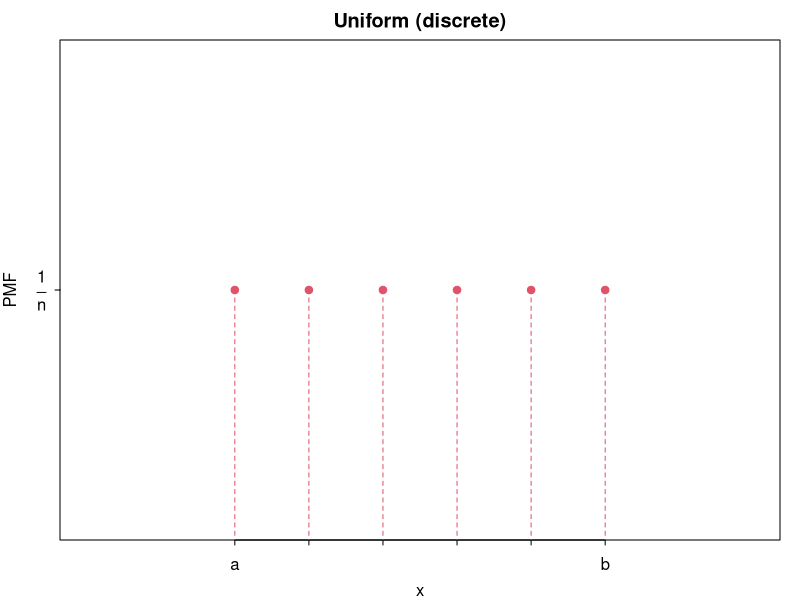
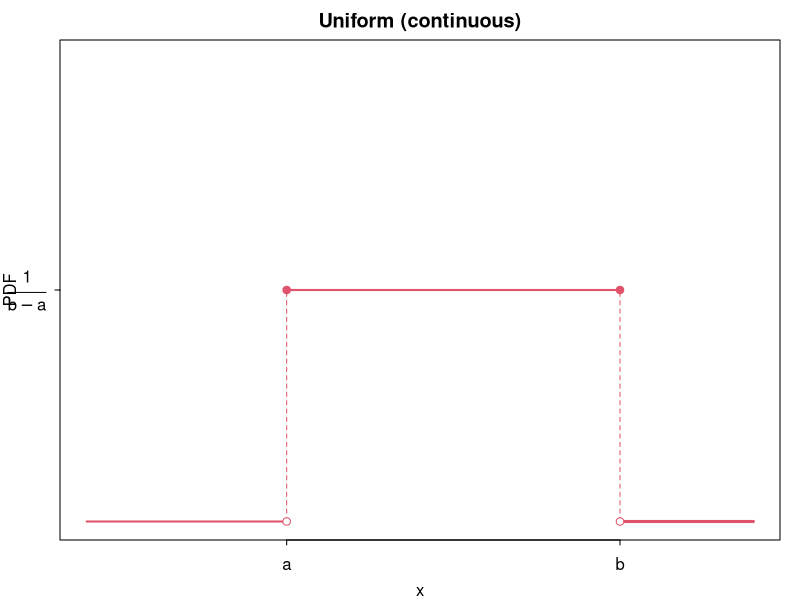
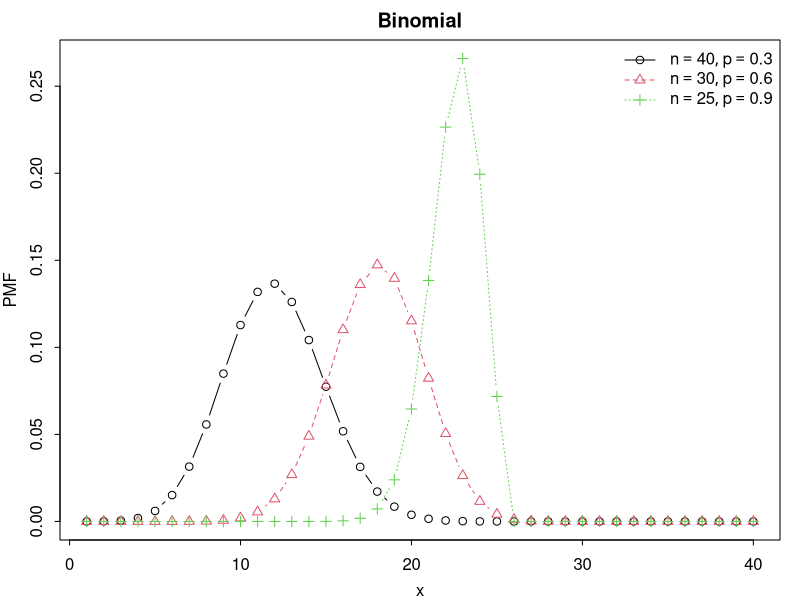
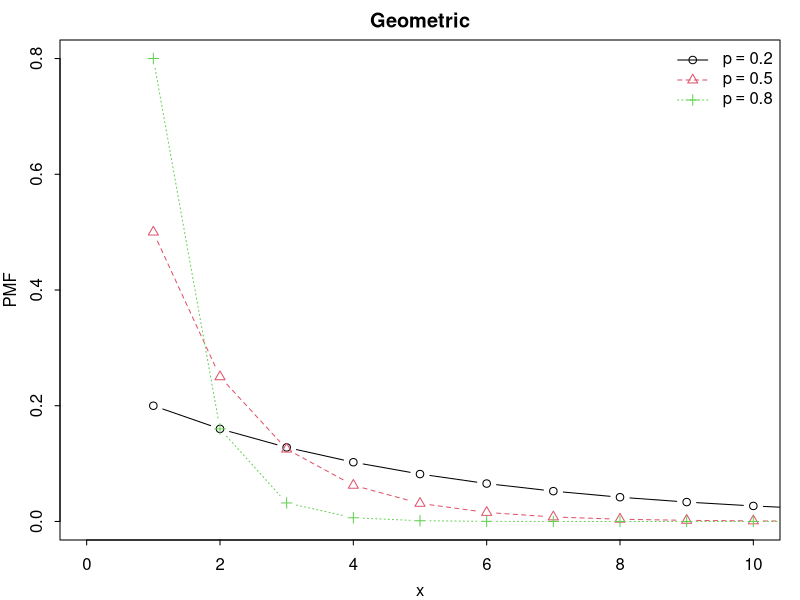
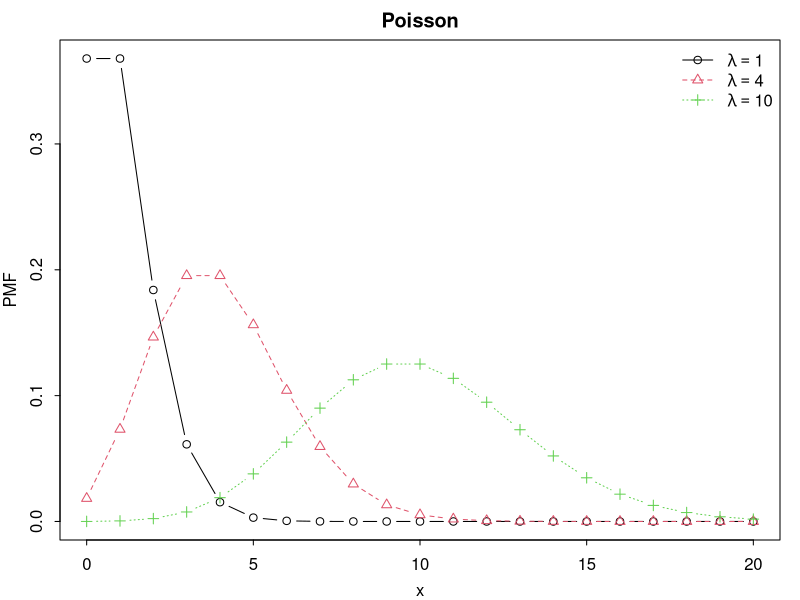
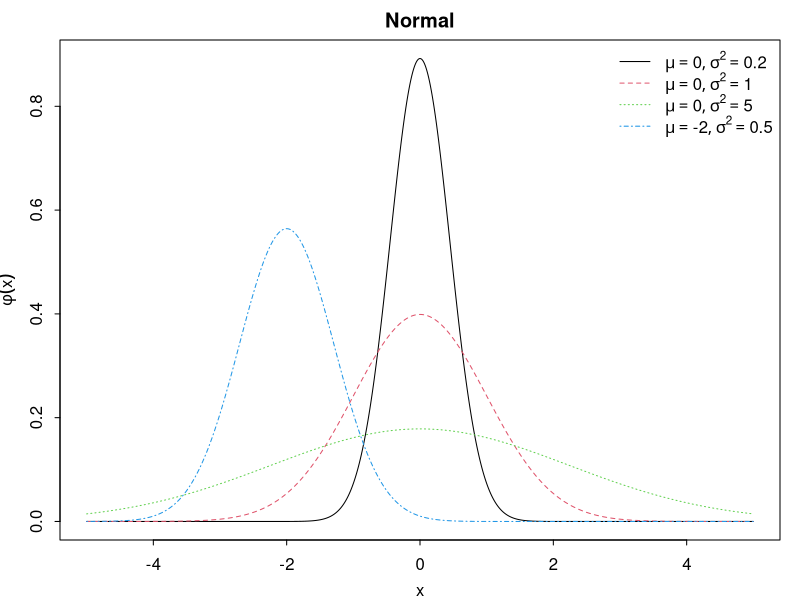
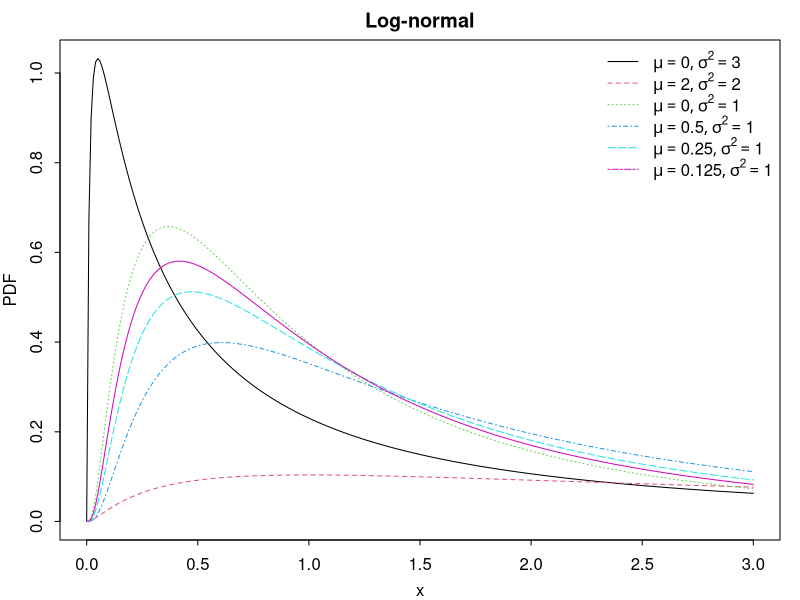
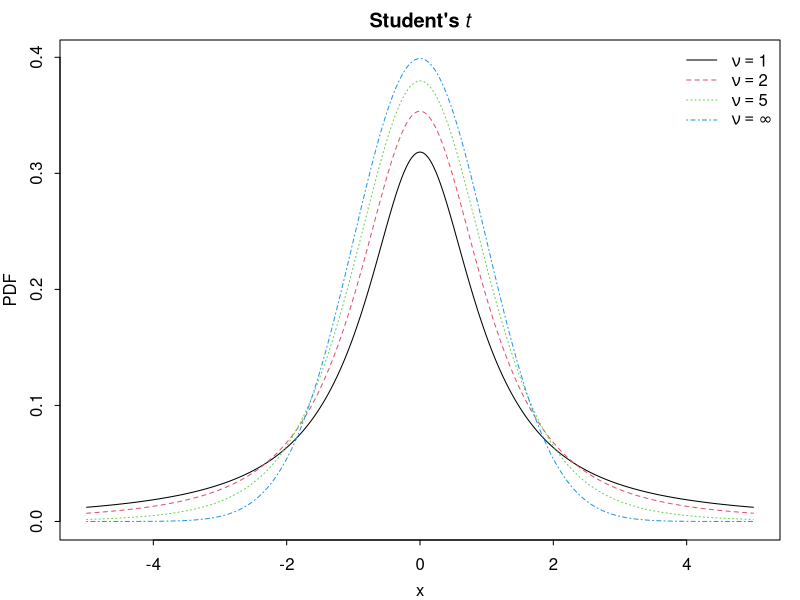

Write R code to recreate these figures, in order.
par(mar=c(3,3,2,1), mgp=c(2,.7,0), tck=-.01)

plot.uniform.discrete = function()
{
  xseq = 3:8
  plot(xseq, rep(0.5,length(xseq)), xlim=c(1,10), pch=19, col=2,
      xaxt="n", yaxt="n", xlab="x", ylab="PMF", main="Uniform (discrete)")
  axis(1, at=xseq, labels=c("a", rep("", length(xseq)-2), "b"))
  axis(2, at=0.5, labels=expression(frac(1, n)), las=1)

  for (x in xseq)
    segments(x, 0, x, 0.5, lty=2, col=2)

  dev.print(pdf, "figs/uniform-discrete.pdf")
}

plot.binomial = function()
{
  n = c(40,30,25)
  p = c(0.3, 0.6, 0.9)
  xseq = 1:40
  N = length(n)
  f = function(x,y) dbinom(xseq, x, y)
  matplot(xseq, mapply(f, n, p), type="b", 
      main="Binomial", xlab="x", ylab="PMF", pch=1:N)

  s = function(k) substitute(list(n==i, p==j), list(i=n[k], j=p[k]))
  legend.labels = do.call("expression", lapply(1:N, s))
  legend("topright", legend.labels, bty="n", col=1:N, pch=1:N, lty=1:N)
  dev.print(pdf, "figs/binomial.pdf")
}

plot.geometric = function()
{
  p = c(0.2, 0.5, 0.8)
  xseq = 0:10
  N = length(p)
  f = function(x) dgeom(xseq, x)
  matplot(xseq+1, sapply(p, f), type="b", xlim=range(xseq),
      main="Geometric", xlab="x", ylab="PMF", pch=1:N)

  s = function(k) substitute(p==j, list(j=p[k]))
  legend.labels = do.call("expression", lapply(1:N, s))
  legend("topright", legend.labels, bty="n", col=1:N, pch=1:N, lty=1:N)
  dev.print(pdf, "figs/geometric.pdf")
}

plot.poisson = function()
{
  lambda = c(1,4,10)
  xseq = 0:20
  N = length(lambda)
  f = function(x) dpois(xseq, x)
  matplot(xseq, sapply(lambda, f), type="b",
      main="Poisson", xlab="x", ylab="PMF", pch=1:N)

  s = function(k) substitute(lambda==j, list(j=lambda[k]))
  legend.labels = do.call("expression", lapply(1:N, s))
  legend("topright", legend.labels, bty="n", col=1:N, pch=1:N, lty=1:N)
  dev.print(pdf, "figs/poisson.pdf")
}

# ----------------------------------------------------------------------------#

plot.uniform.continuous = function()
{
  xseq = 3:8
  plot(range(xseq), rep(0.5,2), xlim=c(0,10), ylim=c(0,1), pch=19, col=2,
      xaxt="n", yaxt="n", xlab="x", ylab="PDF", main="Uniform (continuous)")
  axis(1, at=range(xseq), labels=c("a", "b"))
  axis(2, at=0.5, labels=expression(frac(1, b-a)), las=1)

  segments(0, 0, min(xseq), 0, col=2, lwd=2)
  for (x in range(xseq))
    segments(x, 0, x, 0.5, lty=2, col=2)
  segments(max(xseq), 0, 10, 0, col=2, lwd=3)
  segments(min(xseq), 0.5, max(xseq), 0.5, col=2, lwd=2)

  points(range(xseq), rep(0,2), col=2, pch=21, bg="white")

  dev.print(pdf, "figs/uniform-continuous.pdf")
}

plot.normal = function()
{
  mu = c(0,0,0,-2)
  s2 = c(0.2,1,5,0.5)
  xseq = seq(-5,5, by=0.01)
  f = function(x,y) dnorm(xseq, x, y)
  matplot(xseq, mapply(f, mu, sqrt(s2)), type="l", 
      main="Normal", xlab="x", ylab=expression(phi(x)))

  n = length(mu)
  s = function(k) substitute(list(mu==i, sigma^2==j), list(i=mu[k], j=s2[k]))
  legend.labels = do.call("expression", lapply(1:n, s))
  legend("topright", legend.labels, bty="n", col=1:n, lty=1:n)
  dev.print(pdf, "figs/normal.pdf")
}

plot.lognormal = function()
{
  mu = c(0,2,0,1/2,1/4,1/8)
  s2 = c(3,2,1,1,1,1)
  xseq = seq(0,3, by=0.01)
  f = function(x,y) dlnorm(xseq, x, y)
  matplot(xseq, mapply(f, mu, sqrt(s2)), type="l", 
      main="Log-normal", xlab="x", ylab="PDF")

  n = length(mu)
  s = function(k) substitute(list(mu==i, sigma^2==j), list(i=mu[k], j=s2[k]))
  legend.labels = do.call("expression", lapply(1:n, s))
  legend("topright", legend.labels, bty="n", col=1:n, lty=1:n)
  dev.print(pdf, "figs/lognormal.pdf")
}

plot.student = function()
{
  nu = c(1,2,5,Inf)
  xseq = seq(-5,5, by=0.01)
  f = function(x) dt(xseq, x)
  matplot(xseq, sapply(nu, f), type="l", 
      main=expression(bold("Student\'s") ~ italic(t)), xlab="x", ylab="PDF")

  n = length(nu)
  s = function(k) substitute(nu==i, list(i=nu[k]))
  s.last = quote(nu==infinity)
  legend.labels = do.call("expression", c(lapply(1:(n-1), s), s.last))
  legend("topright", legend.labels, bty="n", col=1:n, lty=1:n)
  dev.print(pdf, "figs/student.pdf")
}

plot.chisquare = function()
{
  k = 1:5
  xseq = seq(0,8, by=0.01)
  f = function(x) dchisq(xseq, x)
  matplot(xseq, sapply(k, f), type="l", ylim=c(0,0.5),
      main=expression(chi^2), xlab="x", ylab="PDF")

  n = length(k)
  s = function(l) substitute(k == i, list(i=k[l]))
  legend.labels = do.call("expression", lapply(1:n, s))
  legend("topright", legend.labels, bty="n", col=1:n, lty=1:n)
  dev.print(pdf, "figs/chisquare.pdf")
}

plot.f = function()
{
  d1 = c(1,2,5,100,100)
  d2 = c(1,1,2,1,100)
  xseq = seq(0,5, by=0.01)
  f = function(x,y) df(xseq, x, y)
  matplot(xseq, mapply(f, d1, d2), type="l", main="F", xlab="x", ylab="PDF")

  n = length(d1)
  s = function(k) substitute(list(d[1]==i, d[2]==j), list(i=d1[k], j=d2[k]))
  legend.labels = do.call("expression", lapply(1:n, s))
  legend("topright", legend.labels, bty="n", col=1:n, lty=1:n)
  dev.print(pdf, "figs/f.pdf")
}

plot.exp = function()
{
  b = c(2, 1, 0.4)
  xseq = seq(0, 5, by=0.01)
  f = function(x) dexp(xseq, x)
  matplot(xseq, sapply(b, f), type="l", 
      main="Exponential", xlab="x", ylab="PDF")

  n = length(b)
  s = function(k) substitute(beta == i, list(i=b[k]))
  legend.labels = do.call("expression", lapply(1:n, s))
  legend("topright", legend.labels, bty="n", col=1:n, lty=1:n)
  dev.print(pdf, "figs/exponential.pdf")
}

plot.gamma = function()
{
  a = c(1,2,3,5,9)
  b = c(2,2,2,1,0.5)
  xseq = seq(0,20, by=0.1)
  f = function(x,y) dgamma(xseq, x, 1/y)
  matplot(xseq, mapply(f, a, b), type="l", 
      main="Gamma", xlab="x", ylab="PDF")

  n = length(a)
  s = function(k) substitute(list(alpha == i, beta == j), list(i=a[k], j=b[k]))
  legend.labels = do.call("expression", lapply(1:n, s))
  legend("topright", legend.labels, bty="n", col=1:n, lty=1:n)
  dev.print(pdf, "figs/gamma.pdf")
}

plot.invgamma = function()
{
  require(MCMCpack)

  a = c(1,2,3,3)
  b = c(1,1,1,0.5)
  xseq = seq(0,5, by=0.01)
  f = function(x,y) dinvgamma(xseq, x, y)
  matplot(xseq, mapply(f, a, b), type="l", 
      main="InverseGamma", xlab="x", ylab="PDF")

  n = length(a)
  s = function(k) substitute(list(alpha == i, beta == j), list(i=a[k], j=b[k]))
  legend.labels = do.call("expression", lapply(1:n, s))
  legend("topright", legend.labels, bty="n", col=1:n, lty=1:n)
  dev.print(pdf, "figs/invgamma.pdf")
}

plot.dirichlet = function()
{
  require(MCMCpack)

  #  a = c(1,2,3)
  #  xseq = seq(0, 5, by=0.01)
  #  matplot(xseq, ddirichlet(, type="l", 
  #      main="Dirichlet", xlab="x", ylab="PDF")
  #
  #  n = length(a)
  #  s = function(k) substitute(list(alpha == i, beta == j), list(i=a[k], j=b[k]))
  #  legend.labels = do.call("expression", lapply(1:n, s))
  #  legend("topright", legend.labels, bty="n", col=1:n, lty=1:n)
  #  dev.print(pdf, "figs/dirichlet.pdf")
}

plot.beta = function()
{
  a = c(0.5,5,1,2,2)
  b = c(0.5,1,3,2,5)
  xseq = seq(0,1, by=0.01)
  f = function(x,y) dbeta(xseq, x, y)
  matplot(xseq, mapply(f, a, b), type="l", ylim=c(0,3),
      main="Beta", xlab="x", ylab="PDF")

  n = length(a)
  s = function(k) substitute(list(alpha == i, beta == j), list(i=a[k], j=b[k]))
  legend.labels = do.call("expression", lapply(1:n, s))
  legend("top", legend.labels, bty="n", col=1:n, lty=1:n)
  dev.print(pdf, "figs/beta.pdf")
}

plot.weibull = function()
{
  lambda = c(1,1,1,1)
  k = c(0.5,1,1.5,5)
  xseq = seq(0, 2.5, by=0.01)
  f = function(x,y) dweibull(xseq, x, y)
  matplot(xseq, mapply(f, k, lambda), type="l", ylim=c(0,2.5),
      main="Weibull", xlab="x", ylab="PDF")

  n = length(k)
  s = function(l) substitute(list(lambda == i, k == j), 
      list(i=lambda[l], j=k[l]))
  legend.labels = do.call("expression", lapply(1:n, s))
  legend("topright", legend.labels, bty="n", col=1:n, lty=1:n)
  dev.print(pdf, "figs/weibull.pdf")
}

plot.pareto = function()
{
  require(VGAM)

  xm = rep(1,3)
  a = c(1,2,4)
  xseq = seq(0,5, by=0.01)
  f = function(x,y) dpareto(xseq, x, y)
  matplot(xseq, mapply(f, xm, a), type="l", col=2:5,
      main="Pareto", xlab="x", ylab="PDF")

  n = length(a)
  s = function(k) substitute(list(x[m] == i, alpha == j), list(i=xm[k], j=a[k]))
  legend.labels = do.call("expression", lapply(1:n, s))
  legend("topright", legend.labels, bty="n", col=1:n+1, lty=1:n)
  dev.print(pdf, "figs/pareto.pdf")
}

plot.uniform.discrete()
plot.uniform.continuous()
plot.binomial()
plot.geometric()
plot.poisson()
plot.normal()
plot.lognormal()
plot.student()
plot.chisquare()
plot.f()
plot.exp()
plot.gamma()
plot.invgamma()
plot.beta()
plot.weibull()
plot.pareto()
